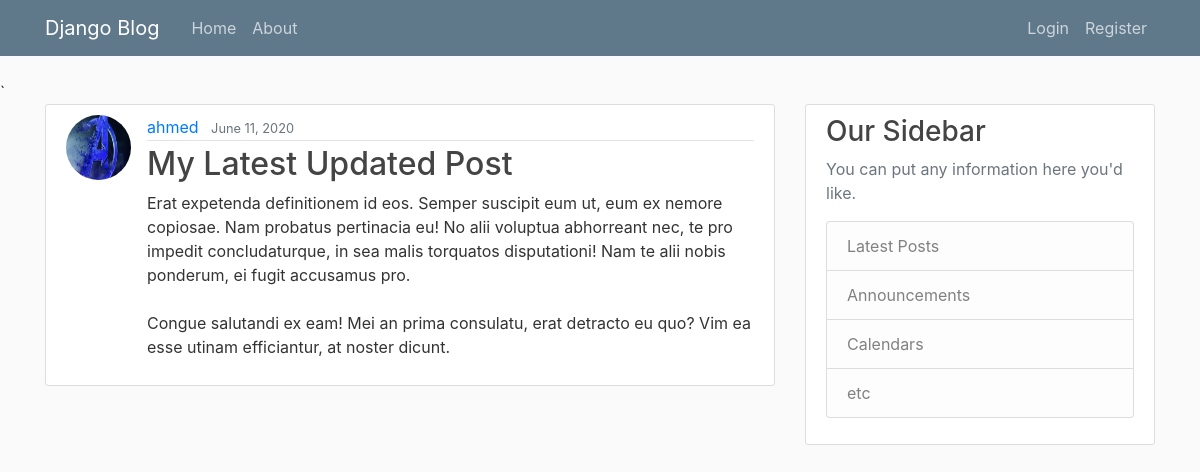
The page /post/30/ on the database its author committed.
### blog/models.py (models this page shows, shortened)
class Post(models.Model):
	title= models.CharField(max_length=100)
	content= models.TextField()
	date_posted=models.DateTimeField(default=timezone.now)
	author= models.ForeignKey(User, on_delete=models.CASCADE)

### users/models.py (models this page shows, shortened)
class Profile(models.Model):
	user = models.OneToOneField(User, on_delete=models.CASCADE)
	image= models.ImageField(default='default.jpg', upload_to='profile_pics')

### blog/views.py (the view)
# urls.py: path('post/<int:pk>/',PostDetailView.as_view(), name='post-detail'),
class PostDetailView(DetailView):
    model = Post

### blog/templates/blog/post_detail.html (shortened to what this page needs)
{% extends "blog/base.html" %}
{% block content %}
  <article class="media content-section">
    <img class="rounded-circle article-img" src="{{ object.author.profile.image.url }}">
    <div class="media-body">
      <div class="article-metadata">
        <a class="mr-2" href="{% url 'user-posts' object.author.username %}">{{ object.author }}</a>
        <small class="text-muted">{{ object.date_posted|date:"F d, Y" }}</small>
      </div>
      <h2 class="article-title">{{ object.title }}</h2>
      <p class="article-content">{{ object.content }}</p>
    </div>
  </article>
{% endblock content %}

### blog/static/blog/main.css (style rules this page uses)
body { background: #fafafa; color: #333333; margin-top: 5rem; }
h1, h2, h3, h4, h5, h6 { color: #444444; }
.content-section { background: #ffffff; padding: 10px 20px; border: 1px solid #dddddd; border-radius: 3px; margin-bottom: 20px; }
.article-title { color: #444444; }
.article-content { white-space: pre-line; }
.article-img { height: 65px; width: 65px; margin-right: 16px; }
.article-metadata { padding-bottom: 1px; margin-bottom: 4px; border-bottom: 1px solid #e3e3e3 }

### rows shown on the page
Post: author.profile.image (placeholder picture), author "ahmed", date_posted "June 11, 2020", title "My Latest Updated Post", content "Erat expetenda definitionem id eos. Semper suscipit eum ut, eum ex nemore copiosae. Nam probatus pertinacia eu! No alii voluptua abhorreant nec, te pro impedit concludaturque, in sea malis torquatos disputationi! Nam te alii nobis ponderum, ei fugit accusamus pro. Congue salutandi ex eam! Mei an prima consulatu, erat detracto eu quo? Vim ea esse utinam efficiantur, at noster dicunt."
